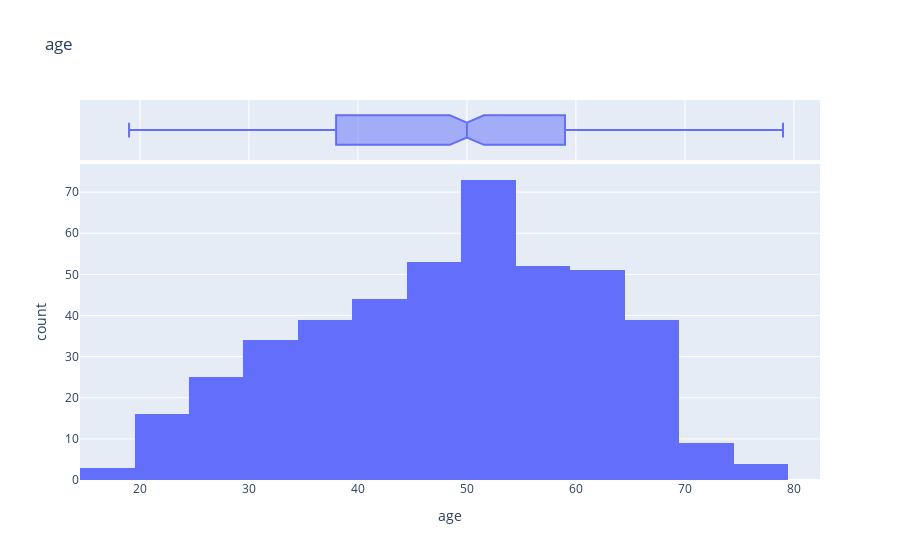
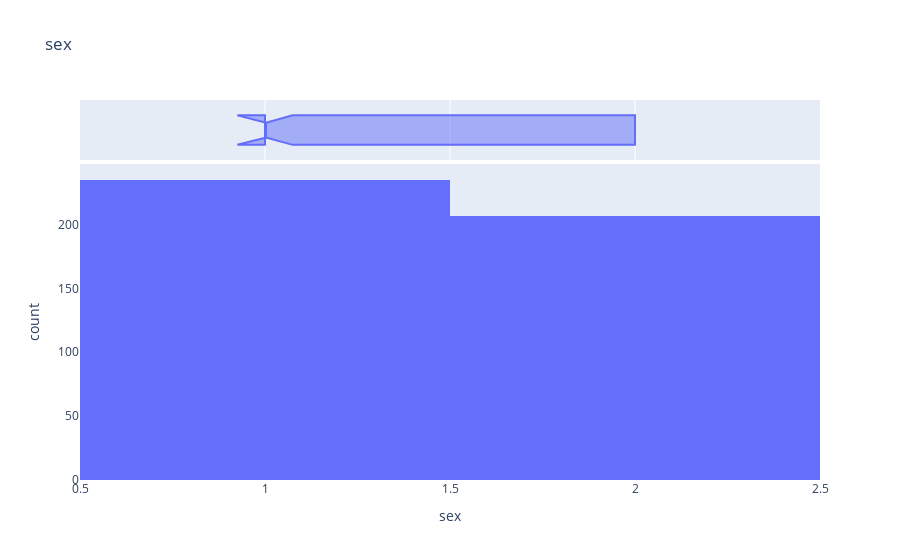
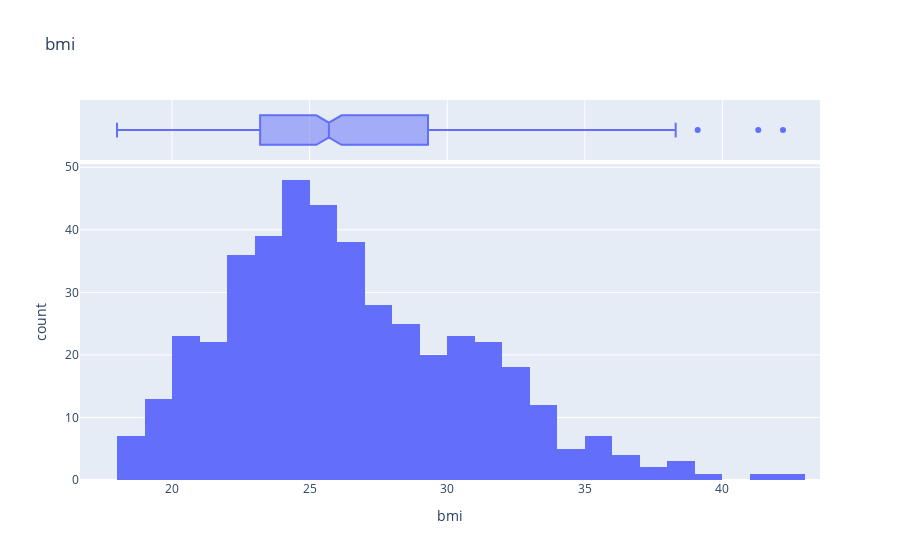
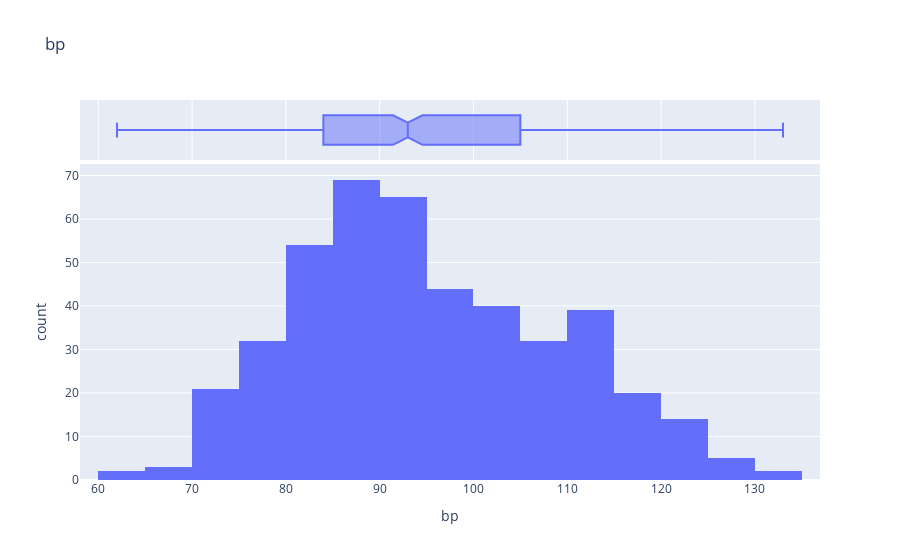

Notebook source saved alongside these figures, in order:
### Markdown cell above
#### Histogam (the more datapoint the better)
to have a look at the distribution (looks better with more samples)

### Code cell
for i in numeric_features:
  fig = px.histogram(
      demo_dataset,
      x=i,
      marginal='box', # or violin, rug
      #nbins=50,
      title = i)
  fig.show()

### Figure 1 — Plotly figure (JSON) as saved in the notebook; plotly's stock layout.template omitted (floating-point values rounded to 4 significant figures; data arrays with more than 128 entries replaced by an {"elided": "..."} marker saying what was removed)
{"data": [{"alignmentgroup": "True", "bingroup": "x", "hovertemplate": "age=%{x}<br>count=%{y}<extra></extra>", "legendgroup": "", "marker": {"color": "#636efa", "pattern": {"shape": ""}}, "name": "", "offsetgroup": "", "orientation": "v", "showlegend": false, "type": "histogram", "x": {"elided": "442 int values"}, "xaxis": "x", "yaxis": "y"}, {"alignmentgroup": "True", "hovertemplate": "age=%{x}<extra></extra>", "legendgroup": "", "marker": {"color": "#636efa"}, "name": "", "notched": true, "offsetgroup": "", "showlegend": false, "type": "box", "x": {"elided": "442 int values"}, "xaxis": "x2", "yaxis": "y2"}], "layout": {"barmode": "relative", "legend": {"tracegroupgap": 0}, "title": {"text": "age"}, "xaxis": {"anchor": "y", "domain": [0, 1], "title": {"text": "age"}}, "xaxis2": {"anchor": "y2", "domain": [0, 1], "matches": "x", "showgrid": true, "showticklabels": false}, "yaxis": {"anchor": "x", "domain": [0, 0.8316], "title": {"text": "count"}}, "yaxis2": {"anchor": "x2", "domain": [0.8416, 1], "matches": "y2", "showgrid": false, "showline": false, "showticklabels": false, "ticks": ""}}}

### Figure 2 — Plotly figure (JSON) as saved in the notebook; plotly's stock layout.template omitted (floating-point values rounded to 4 significant figures; data arrays with more than 128 entries replaced by an {"elided": "..."} marker saying what was removed)
{"data": [{"alignmentgroup": "True", "bingroup": "x", "hovertemplate": "sex=%{x}<br>count=%{y}<extra></extra>", "legendgroup": "", "marker": {"color": "#636efa", "pattern": {"shape": ""}}, "name": "", "offsetgroup": "", "orientation": "v", "showlegend": false, "type": "histogram", "x": {"elided": "442 int values"}, "xaxis": "x", "yaxis": "y"}, {"alignmentgroup": "True", "hovertemplate": "sex=%{x}<extra></extra>", "legendgroup": "", "marker": {"color": "#636efa"}, "name": "", "notched": true, "offsetgroup": "", "showlegend": false, "type": "box", "x": {"elided": "442 int values"}, "xaxis": "x2", "yaxis": "y2"}], "layout": {"barmode": "relative", "legend": {"tracegroupgap": 0}, "title": {"text": "sex"}, "xaxis": {"anchor": "y", "domain": [0, 1], "title": {"text": "sex"}}, "xaxis2": {"anchor": "y2", "domain": [0, 1], "matches": "x", "showgrid": true, "showticklabels": false}, "yaxis": {"anchor": "x", "domain": [0, 0.8316], "title": {"text": "count"}}, "yaxis2": {"anchor": "x2", "domain": [0.8416, 1], "matches": "y2", "showgrid": false, "showline": false, "showticklabels": false, "ticks": ""}}}

### Figure 3 — Plotly figure (JSON) as saved in the notebook; plotly's stock layout.template omitted (floating-point values rounded to 4 significant figures; data arrays with more than 128 entries replaced by an {"elided": "..."} marker saying what was removed)
{"data": [{"alignmentgroup": "True", "bingroup": "x", "hovertemplate": "bmi=%{x}<br>count=%{y}<extra></extra>", "legendgroup": "", "marker": {"color": "#636efa", "pattern": {"shape": ""}}, "name": "", "offsetgroup": "", "orientation": "v", "showlegend": false, "type": "histogram", "x": {"elided": "442 float values"}, "xaxis": "x", "yaxis": "y"}, {"alignmentgroup": "True", "hovertemplate": "bmi=%{x}<extra></extra>", "legendgroup": "", "marker": {"color": "#636efa"}, "name": "", "notched": true, "offsetgroup": "", "showlegend": false, "type": "box", "x": {"elided": "442 float values"}, "xaxis": "x2", "yaxis": "y2"}], "layout": {"barmode": "relative", "legend": {"tracegroupgap": 0}, "title": {"text": "bmi"}, "xaxis": {"anchor": "y", "domain": [0, 1], "title": {"text": "bmi"}}, "xaxis2": {"anchor": "y2", "domain": [0, 1], "matches": "x", "showgrid": true, "showticklabels": false}, "yaxis": {"anchor": "x", "domain": [0, 0.8316], "title": {"text": "count"}}, "yaxis2": {"anchor": "x2", "domain": [0.8416, 1], "matches": "y2", "showgrid": false, "showline": false, "showticklabels": false, "ticks": ""}}}

### Figure 4 — Plotly figure (JSON) as saved in the notebook; plotly's stock layout.template omitted (floating-point values rounded to 4 significant figures; data arrays with more than 128 entries replaced by an {"elided": "..."} marker saying what was removed)
{"data": [{"alignmentgroup": "True", "bingroup": "x", "hovertemplate": "bp=%{x}<br>count=%{y}<extra></extra>", "legendgroup": "", "marker": {"color": "#636efa", "pattern": {"shape": ""}}, "name": "", "offsetgroup": "", "orientation": "v", "showlegend": false, "type": "histogram", "x": {"elided": "442 float values"}, "xaxis": "x", "yaxis": "y"}, {"alignmentgroup": "True", "hovertemplate": "bp=%{x}<extra></extra>", "legendgroup": "", "marker": {"color": "#636efa"}, "name": "", "notched": true, "offsetgroup": "", "showlegend": false, "type": "box", "x": {"elided": "442 float values"}, "xaxis": "x2", "yaxis": "y2"}], "layout": {"barmode": "relative", "legend": {"tracegroupgap": 0}, "title": {"text": "bp"}, "xaxis": {"anchor": "y", "domain": [0, 1], "title": {"text": "bp"}}, "xaxis2": {"anchor": "y2", "domain": [0, 1], "matches": "x", "showgrid": true, "showticklabels": false}, "yaxis": {"anchor": "x", "domain": [0, 0.8316], "title": {"text": "count"}}, "yaxis2": {"anchor": "x2", "domain": [0.8416, 1], "matches": "y2", "showgrid": false, "showline": false, "showticklabels": false, "ticks": ""}}}
